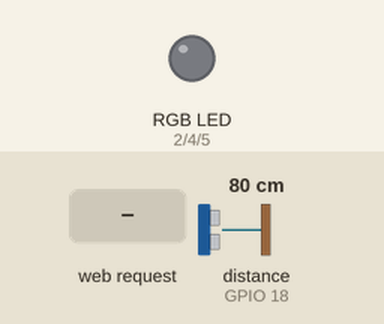
Simulated run of this sketch. Board: ESP32. On the bench: an RGB LED mixed from three pins (HIGH = lit). The test bench sets the inputs (shaded band); at power-on: distance to the obstacle (sensor on GPIO 18) 80 cm. The echo pulse lasts 58.3 µs per cm; WiFi joins after 1.5 s; servers stay silent unless stated; what the sketch prints to the serial monitor is not drawn.

Above: at 3.2 s.
3.3 s: distance to the obstacle (sensor on GPIO 18) set to 9 cm
4.8 s: distance to the obstacle (sensor on GPIO 18) set to 6 cm
At 5.6 s:
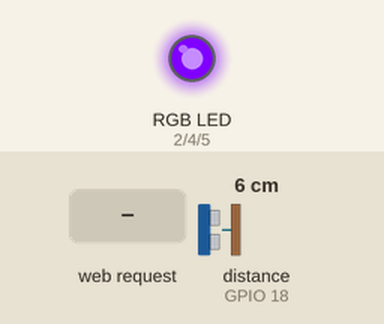
7.8 s: HTTP request GET /led/on received
At 9.0 s:
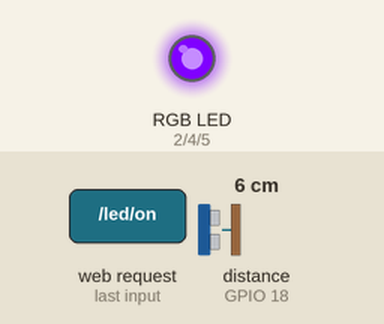
9.3 s: HTTP request GET /led/off received
12.3 s: distance to the obstacle (sensor on GPIO 18) set to 2 cm
Timing chart, 0 to 16.2 s (numbered marks = the images above; inputs shaded):
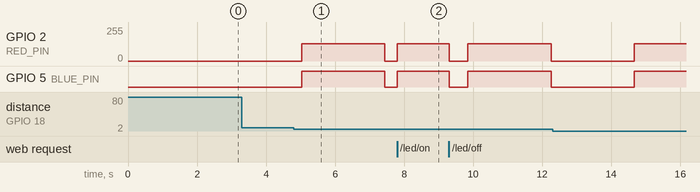

Measured:
- the behaviour switches between 8 and 7 cm on distance to the obstacle (sensor on GPIO 18) (found by bisection; images 0 and 1)
- after the input at 3.3 s, every drawn part: stays the same
- after the input at 4.8 s, GPIO 2 (RED_PIN): 0/255 → 128/255 after 0.23 s, → 0/255 2.4 s later; GPIO 5 (BLUE_PIN): LOW → HIGH after 0.23 s, → LOW 2.4 s later
- after the input at 7.8 s, GPIO 2 (RED_PIN): 0/255 → 128/255 at once; GPIO 5 (BLUE_PIN): LOW → HIGH at once

The sketch:

Smartlight.ino
```cpp
//Motion sensor & webserver


#include <WiFi.h>
#include <ESPAsyncWebServer.h>
#include <NewPing.h>

// Wi-Fi credentials
const char* ssid = "Your_SSID";         // Replace with your Wi-Fi SSID
const char* password = "Your_PASSWORD"; // Replace with your Wi-Fi password

// HC-SR04 ultrasonic sensor pins
#define TRIGGER_PIN 23
#define ECHO_PIN 18
#define MAX_DISTANCE 200

// RGB LED pins
#define RED_PIN 2
#define GREEN_PIN 4
#define BLUE_PIN 5

// Motion detection logic
bool ledOn = false;
bool debounce = false;
unsigned long lastTriggerTime = 0;
const unsigned long DEBOUNCE_DELAY = 2000;  // 2 seconds

NewPing sonar(TRIGGER_PIN, ECHO_PIN, MAX_DISTANCE);

// Create an AsyncWebServer on port 80
AsyncWebServer server(80);

void setup() {
  Serial.begin(115200);

  // Initialize LED pins
  pinMode(RED_PIN, OUTPUT);
  pinMode(GREEN_PIN, OUTPUT);
  pinMode(BLUE_PIN, OUTPUT);

  analogWrite(RED_PIN, 0);
  analogWrite(GREEN_PIN, 0);
  analogWrite(BLUE_PIN, 0);

  // Connect to Wi-Fi
  WiFi.begin(ssid, password);
  Serial.print("Connecting to Wi-Fi");
  while (WiFi.status() != WL_CONNECTED) {
    delay(1000);
    Serial.print(".");
  }
  Serial.println("\nConnected to Wi-Fi");
  Serial.print("IP Address: ");
  Serial.println(WiFi.localIP());

  // Define routes for the web server
  server.on("/", HTTP_GET, [](AsyncWebServerRequest *request) {
    // HTML with updated design
    String html = "<!DOCTYPE html><html lang='en'><head>"
                  "<meta charset='UTF-8'><meta name='viewport' content='width=device-width, initial-scale=1.0'>"
                  "<title>Smart Light Controller</title>"
                  "<style>"
                  "body {font-family: 'Arial', sans-serif; background: linear-gradient(to bottom, black, red); color: white; margin: 0; padding: 0;}"
                  "header {text-align: center; padding: 20px; font-size: 48px; font-weight: bold; background: -webkit-linear-gradient(white, grey); -webkit-background-clip: text; -webkit-text-fill-color: transparent;}"
                  "main {display: flex; flex-direction: column; align-items: center; justify-content: center; height: 80vh;}"
                  "button {padding: 15px 30px; margin: 10px; font-size: 18px; border: none; cursor: pointer; border-radius: 8px; color: white; background: linear-gradient(to bottom, black, #333);}"
                  ".on {color: green;}"
                  ".off {color: red;}"
                  ".on:hover {background: linear-gradient(to bottom, #333, black);}"
                  ".off:hover {background: linear-gradient(to bottom, #333, black);}"
                  "#status {margin-top: 20px; font-size: 20px;}"
                  "</style></head><body>"
                  "<header>Smart Light Controller</header>"
                  "<main>"
                  "<button class='on' onclick=\"sendRequest('on')\">Turn LED ON</button>"
                  "<button class='off' onclick=\"sendRequest('off')\">Turn LED OFF</button>"
                  "<p id='status'>LED is currently OFF</p>"
                  "</main>"
                  "<script>"
                  "function sendRequest(state) {"
                  "  fetch(`/led/${state}`).then(response => {"
                  "    if (response.ok) {"
                  "      return response.text();"
                  "    } else {"
                  "      throw new Error('Request failed');"
                  "    }"
                  "  }).then(text => {"
                  "    document.getElementById('status').innerText = text;"
                  "  }).catch(error => {"
                  "    console.error('Error:', error);"
                  "  });"
                  "}"
                  "</script></body></html>";
    request->send(200, "text/html", html);
  });

  server.on("/led/on", HTTP_GET, [](AsyncWebServerRequest *request) {
    Serial.println("LED turned ON via web");
    ledOn = true; // Sync motion logic with web command
    analogWrite(RED_PIN, 128);   // Medium red
    analogWrite(GREEN_PIN, 0);   // No green
    analogWrite(BLUE_PIN, 255);  // Full blue → purple
    request->send(200, "text/plain", "LED is currently ON");
  });

  server.on("/led/off", HTTP_GET, [](AsyncWebServerRequest *request) {
    Serial.println("LED turned OFF via web");
    ledOn = false; // Sync motion logic with web command
    analogWrite(RED_PIN, 0);
    analogWrite(GREEN_PIN, 0);
    analogWrite(BLUE_PIN, 0);
    request->send(200, "text/plain", "LED is currently OFF");
  });

  // Start the Async web server
  server.begin();
}

void loop() {
  // Motion detection logic
  delay(300);  // Slight delay between pings
  unsigned int distance = sonar.ping_cm();

  Serial.print("Distance: ");
  Serial.print(distance);
  Serial.println(" cm");

  if (distance > 0 && distance < 8 && !debounce) {
    debounce = true;
    lastTriggerTime = millis();

    // Toggle the light state
    ledOn = !ledOn;

    if (ledOn) {
      Serial.println("Person detected — turning LED ON");
      analogWrite(RED_PIN, 128);   // Medium red
      analogWrite(GREEN_PIN, 0);   // No green
      analogWrite(BLUE_PIN, 255);  // Full blue → purple
    } else {
      Serial.println("No person — turning LED OFF");
      analogWrite(RED_PIN, 0);
      analogWrite(GREEN_PIN, 0);
      analogWrite(BLUE_PIN, 0);
    }
  }

  if (debounce && (millis() - lastTriggerTime > DEBOUNCE_DELAY)) {
    debounce = false;
  }
}
```
